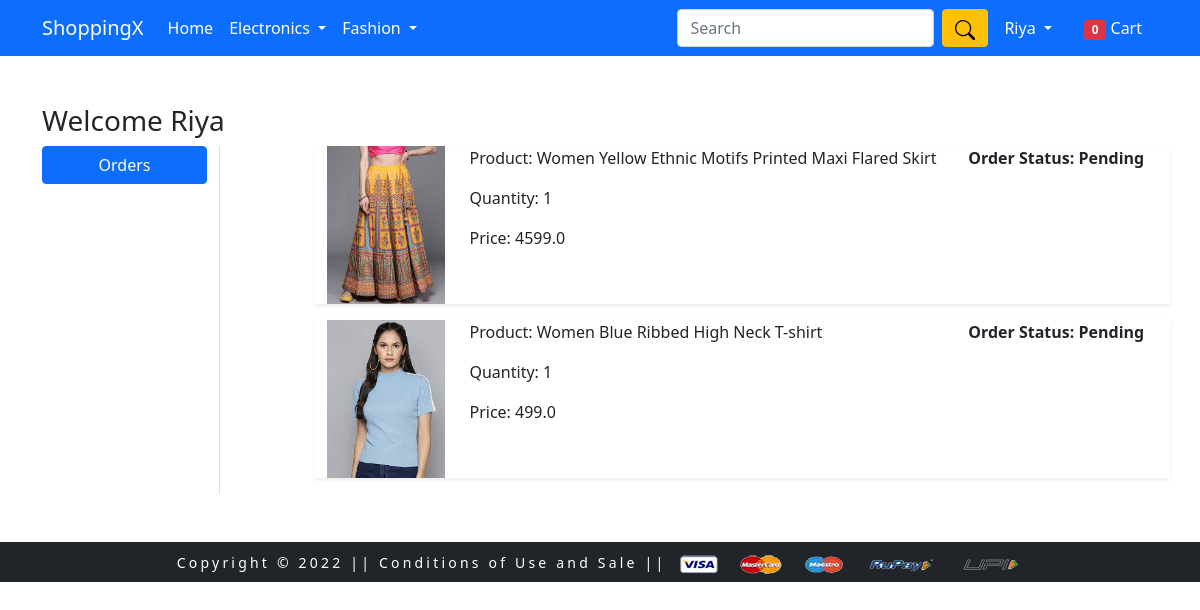
The page /orders/ (signed in) on the database as committed earlier.
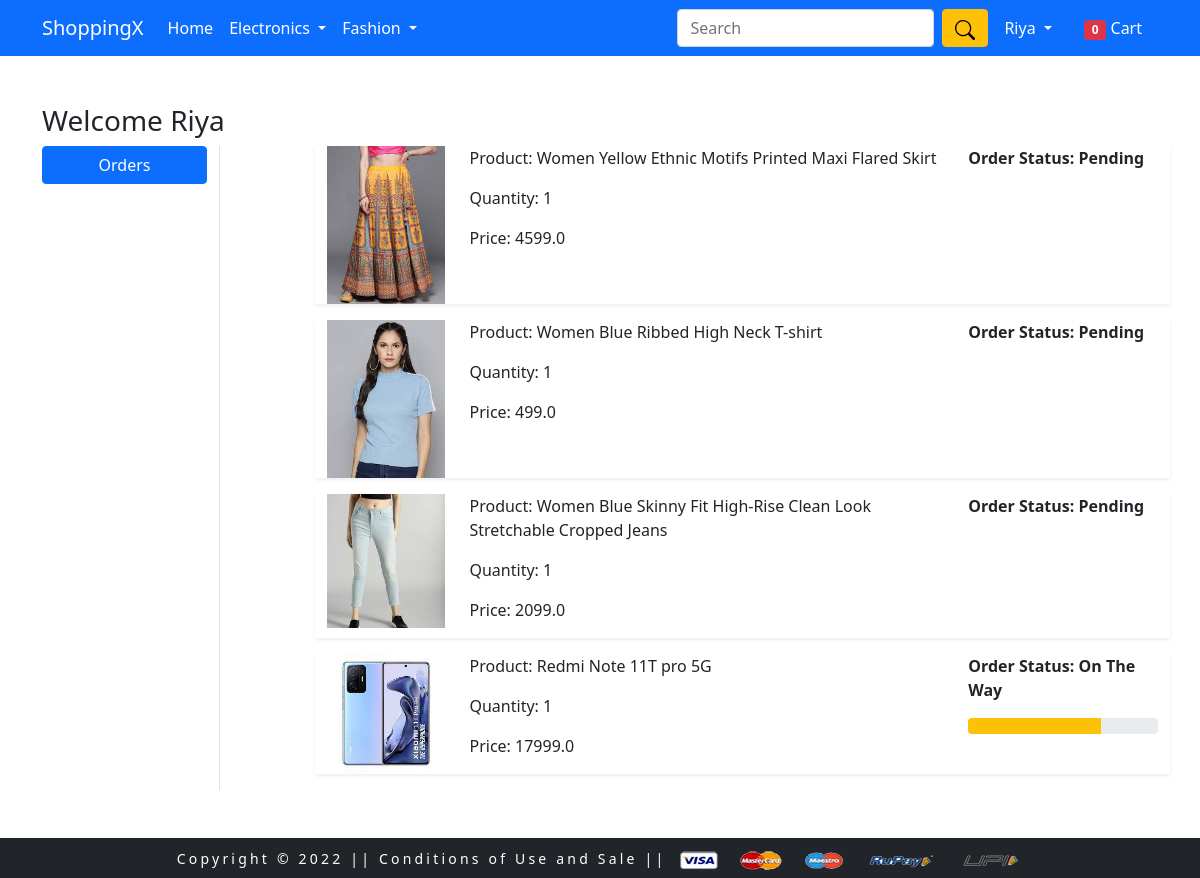
The same page on the database as committed later.
### myapp/models.py (models this page shows, shortened)
class OrderPlaced(models.Model):
    user = models.ForeignKey(User, on_delete=models.CASCADE)
    customer = models.ForeignKey(Customer, on_delete=models.CASCADE)
    product = models.ForeignKey(Product, on_delete=models.CASCADE)
    quantity = models.PositiveIntegerField(default=1)
    ordered_date = models.DateTimeField(auto_now_add=True)
    status = models.CharField(max_length=50, choices=STATUS_CHOICES, default='Pending')
    @property
    def total_cost(self):
        return self.quantity * self.product.discounted_price

class Product(models.Model):
    title = models.CharField(max_length=100)
    selling_price = models.FloatField()
    discounted_price = models.FloatField()
    description = models.TextField()
    brand = models.CharField(max_length=100)
    category = models.CharField(choices=CATEGORY_CHOICES, max_length=2)
    product_image = models.ImageField(upload_to='productimg')

### myapp/views.py (the view)
# urls.py: path('orders/', views.orders, name='orders'),
@login_required
def orders(request):
    totalitem = 0
    if request.user.is_authenticated:
        totalitem = len(Cart.objects.filter(user=request.user))
    op = OrderPlaced.objects.filter(user=request.user)
    return render(request, 'myapp/orders.html', {'order_placed':op, 'totalitem':totalitem})

### myapp/templates/myapp/orders.html (shortened to what this page needs)
{% extends 'myapp/base.html' %}
{% load static %}
{% block main-content %}
<div class="container my-5">
 <div class="row">
 <h3>Welcome {{request.user|capfirst}}</h3>
  <div class="col-sm-2 border-end">
   <ul class="list-unstyled">
    <li class="d-grid"><a href="{% url 'orders' %}" class="btn btn-primary">Orders</a></li>
   </ul>
  </div>
  <div class="col-sm-9 offset-sm-1">
   {% for op in order_placed %}
   <div class="row shadow-sm mb-3">
    <div class="col-sm-2">
     <img src="{{op.product.product_image.url}}" alt="" srcset="" class="img-fluid" height="150" width="150">
    </div>
    <div class="col-sm-7">
     <p>Product: {{op.product.title}}</p>
     <p>Quantity: {{op.quantity}}</p>
     <p>Price: {{op.total_cost}}</p>
    </div>
    <div class="col-sm-3 fw-bold">
     <p>Order Status: {{op.status}}</p>
     {% if op.status == 'On The Way' %}
     <div class="progress">
      <div class="progress-bar bg-warning" role="progressbar" style="width:70%" aria-valuenow="70" aria-valuemin="0"
           aria-valuemax="100"></div>
     </div>
     {% endif %}
    </div>
   </div>
   {% endfor %}
  </div>
 </div>
</div>
{% endblock main-content %}

### myapp/templates/myapp/base.html (shortened to what this page needs)
<!doctype html>
{% load static %}
<html lang="en">
  <head>
    <link href="https://cdn.jsdelivr.net/npm/bootstrap@5.1.3/dist/css/bootstrap.min.css" rel="stylesheet">
    <link rel="stylesheet" href="{% static 'myapp/css/owl.carousel.min.css' %}">
    <link rel="stylesheet" href="{% static 'myapp/css/all.min.css' %}">
    <link rel="stylesheet" href="{% static 'myapp/css/style.css' %}">
  </head>
  <body>
    <nav class="navbar navbar-expand-lg navbar-dark bg-primary">
  <div class="container">
    <a class="navbar-brand" href="/">ShoppingX</a>
    <div class="collapse navbar-collapse" id="navbarSupportedContent">
      <ul class="navbar-nav me-auto mb-2 mb-lg-0">
        <li class="nav-item">
          <a class="nav-link active" aria-current="page" href="/">Home</a>
        </li>
        <li class="nav-item dropdown">
             <a class="nav-link dropdown-toggle text-white" href="#" id="electronicsDropdown" role="button" data-bs-toggle="dropdown" aria-expanded="false">
               Electronics
             </a>
           </li>
        <li class="nav-item dropdown">
             <a class="nav-link dropdown-toggle text-white" href="#" id="fashionDropdown" role="button" data-bs-toggle="dropdown" aria-expanded="false">
               Fashion
             </a>
           </li>
      </ul>
      <form class="d-flex">
        <input class="form-control me-2" type="search" placeholder="Search" aria-label="Search">
        <button class="btn btn-warning" type="submit">
        </button>
      </form>
      <div>
        <ul class="navbar-nav me-auto mb-2 mb-lg-0">
          {% if request.user.is_authenticated %}
           <li class="nav-item dropdown mx-2">
              <a class="nav-link dropdown-toggle text-white" href="#" id="profileDropdown" role="button" data-bs-toggle="dropdown" aria-expanded="false">
                {{request.user.username|capfirst}}
              </a>
            </li>
            <li class="nav-item mx-2">
             <a href="{% url 'showcart' %}" class="nav-link text-white">
                 <span class="badge bg-danger">{{totalitem}}
             </span> Cart </a>
            </li>
            {% endif %}
          </ul>
      </div>
    </div>
  </div>
</nav>
    {% block main-content %} {% endblock main-content %}
    <footer class="container-fluid bg-dark text-center p-2 mt-5">
        <small class="text-white" style="letter-spacing:0.2rem;">Copyright &copy; 2022 || Conditions of Use and Sale || </small>
        <img src="{% static 'myapp/images/payment.png' %}" alt="..." srcset="" class="img-fluid" height="2px">
    </footer>
  </body>
</html>

Rows that differ between the two databases and show on the page:
added OrderPlaced: product.product_image (picture), product "Women Blue Skinny Fit High-Rise Clean Look Stretchable Cropped Jeans", quantity "1", total_cost "2099.0", status "Pending"
added OrderPlaced: product.product_image (picture), product "Redmi Note 11T pro 5G", quantity "1", total_cost "17999.0", status "On The Way"
